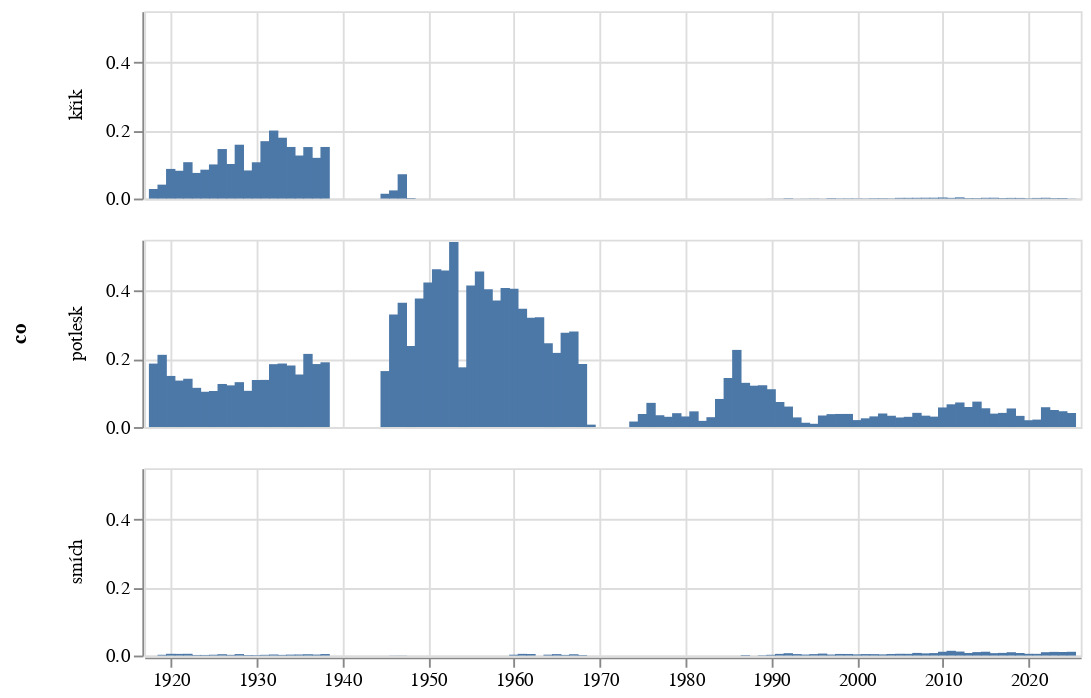

Notebook cell for this chart:
### Code cell
alt.Chart(
    pl.concat([zavorka("smích"), zavorka("potlesk"), zavorka("křik")]).to_pandas(),
    width = 500, height = 100
).mark_bar(
).encode(
    alt.X('datum:T', axis=alt.Axis(title=None)),
    alt.Y('podil:Q', axis=alt.Axis(title=None)),
    alt.Row('co:N')
)

### Figure 1 — Vega-Lite specification as saved in the notebook (floating-point values rounded to 4 significant figures; data arrays with more than 128 entries replaced by an {"elided": "..."} marker saying what was removed)
{"config": {"view": {"continuousWidth": 300, "continuousHeight": 300}}, "data": {"name": "data-c9c28bb754913e616c85f4b06c491678"}, "mark": {"type": "bar"}, "encoding": {"row": {"field": "co", "type": "nominal"}, "x": {"axis": {"title": null}, "field": "datum", "type": "temporal"}, "y": {"axis": {"title": null}, "field": "podil", "type": "quantitative"}}, "height": 100, "width": 500, "$schema": "https://vega.github.io/schema/vega-lite/v5.8.0.json", "datasets": {"data-c9c28bb754913e616c85f4b06c491678": {"elided": "227 records"}}}
